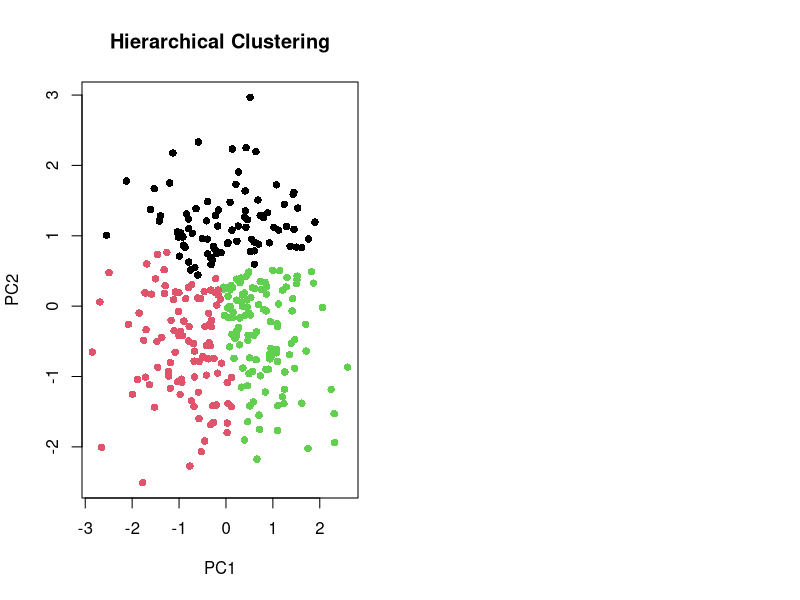

Source code (R): (Note: this script raises an error after producing the figure.)
# Install and load necessary packages
if (!requireNamespace("ggplot2", quietly = TRUE)) {
  install.packages("ggplot2")
}

library(ggplot2)

# Generate synthetic genomics dataset
set.seed(42)
genomics_data <- matrix(rnorm(600), ncol = 2)
colnames(genomics_data) <- c("Gene_1", "Gene_2")

# Apply PCA for dimensionality reduction
pca_result <- prcomp(genomics_data, center = TRUE, scale. = TRUE)
pca_data <- as.data.frame(pca_result$x[, 1:2])

# Apply hierarchical clustering
hc_labels <- cutree(hclust(dist(pca_data)), k = 3)

# Apply k-means clustering
kmeans_labels <- kmeans(pca_data, centers = 3)$cluster

# Visualize the results
par(mfrow = c(1, 2))

plot(pca_data, col = hc_labels, pch = 16, main = "Hierarchical Clustering", xlab = "PC1", ylab = "PC2")
points(pca_result$center[, 1:2], col = 1:3, pch = 8, cex = 2)

plot(pca_data, col = kmeans_labels, pch = 16, main = "K-Means Clustering", xlab = "PC1", ylab = "PC2")
points(pca_result$center[, 1:2], col = 1:3, pch = 8, cex = 2)

# Generate ground truth labels
set.seed(123)
true_labels <- sample(1:3, 200, replace = TRUE)

# Calculate accuracy for hierarchical clustering
accuracy_hc <- sum(hc_labels == true_labels) / length(true_labels)

# Calculate accuracy for k-means clustering
accuracy_kmeans <- sum(kmeans_labels == true_labels) / length(true_labels)

cat("Accuracy for Hierarchical Clustering:", round(accuracy_hc, 2), "\n")
cat("Accuracy for K-Means Clustering:", round(accuracy_kmeans, 2), "\n")
